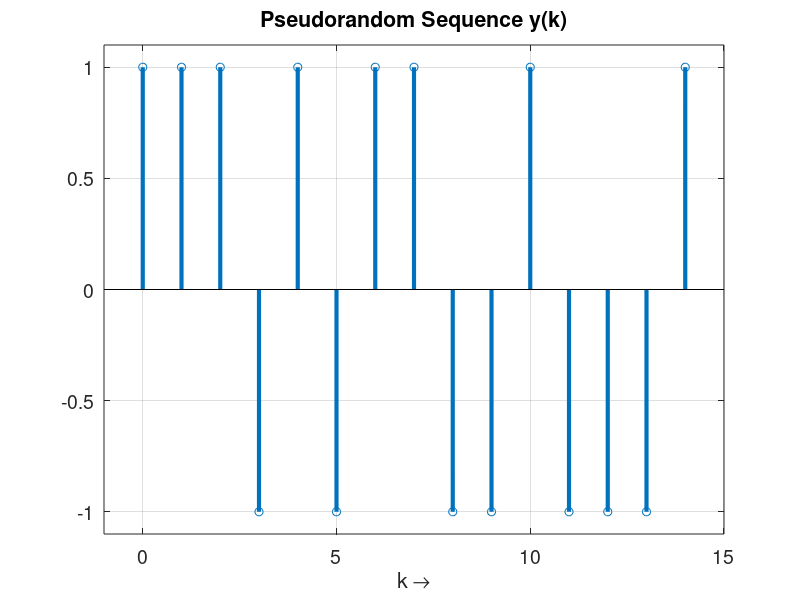
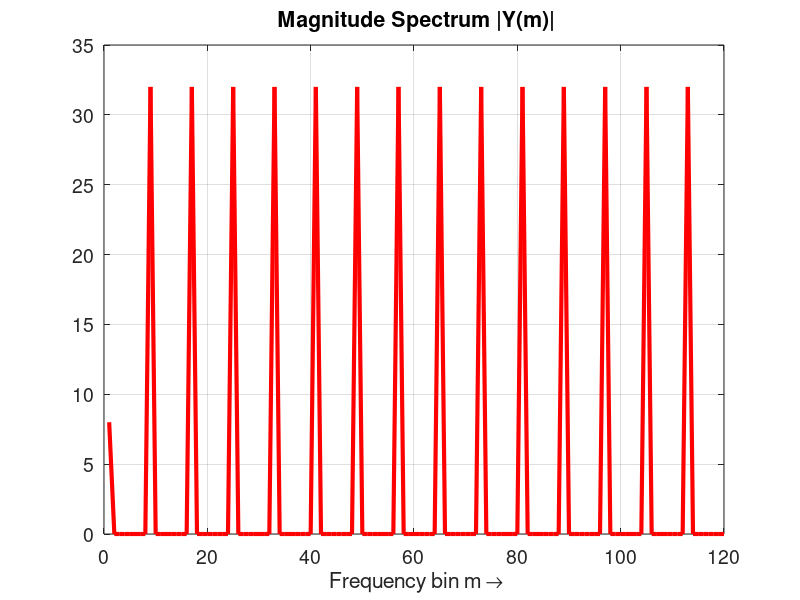
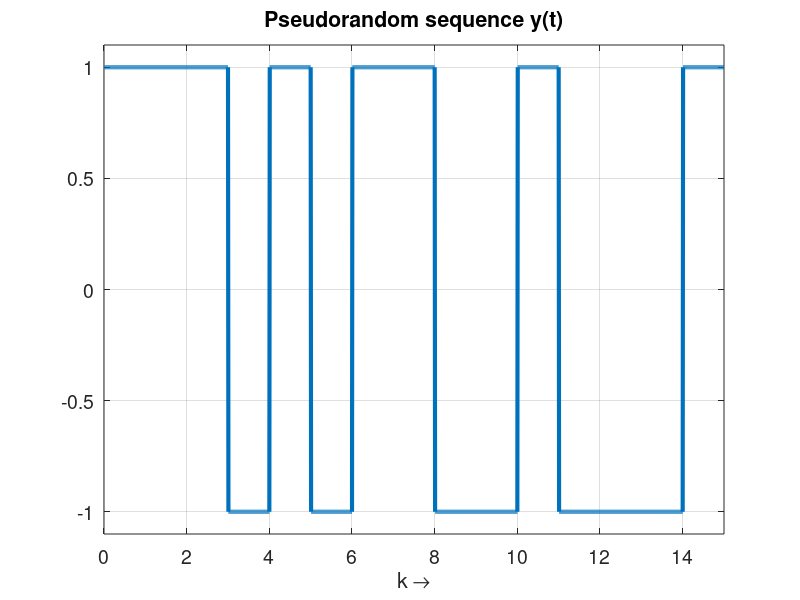
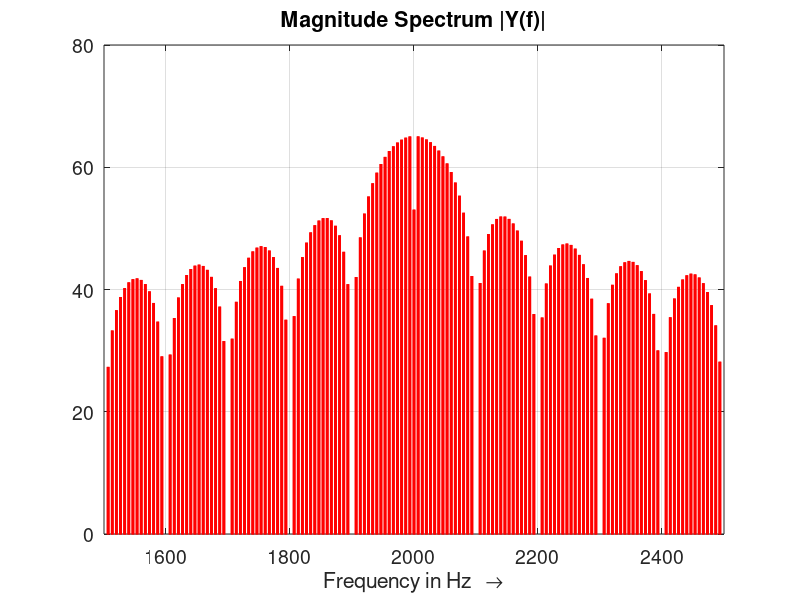

The MATLAB source for these figures, in order:
% Shows time domain and spectral domain properties of time-discrete and time-continuous pseudorandom sequences
%
%%%%%%%%%%%%%%%%%%%%%%%%%%%%%%%%%%%%%%%%%%%%%%%%%%%%%%%%%%%%%%%%%%%%%%%%%%%%%%%%%%%%%%%%%%%%%%%%%%%%%%%%%%%%%%%%%%%%%%%%%%%

clear 
clf


%%%%%%%%%%%%%%%%%%%%%%%%%%%%%%%%%%%%%%%%%%%%%%%%%%%%%%%%%%%%%%%%%%%%%%%%%%%%%%%%%%%%%%%%%%%%%%%%%%%
%
% Simulation parameters
%
%%%%%%%%%%%%%%%%%%%%%%%%%%%%%%%%%%%%%%%%%%%%%%%%%%%%%%%%%%%%%%%%%%%%%%%%%%%%%%%%%%%%%%%%%%%%%%%%%%% 

 L = 4;                                                      % Length of shift register
 start_val = '1000';                                         % Initial values of state memories
 fb = [1 , 4];                                               % Feedback paths


% L = 8;
% start_val = '10000000';                                   % Start value sequence 3
% fb = [3 , 5, 6, 8];

% L = 8;
% start_val = '11111110';                                   % Start value sequence 4
% fb = [1 , 7, 8];


%%%%%%%%%%%%%%%%%%%%%%%%%%%%%%%%%%%%%%%%%%%%%%%%%%%%%%%%%%%%%%%%%%%%%%%%%%%%%%%%%%%%%%%%%%%%%%%%%%% 
% No changes after this line !!
%%%%%%%%%%%%%%%%%%%%%%%%%%%%%%%%%%%%%%%%%%%%%%%%%%%%%%%%%%%%%%%%%%%%%%%%%%%%%%%%%%%%%%%%%%%%%%%%%%% 

val = start_val;
M = 2^L-1;                                              % Number of possible states

for k=1:M
          
    for n = 1:length(fb)    
        xor_in(n) = str2num(val(fb(n)));				% Select input bits for xor operation                                              
    end;    
    
    result_xor = xor(xor_in(1),xor_in(2));              % 1st xor operation
    for n =1:length(fb)-2                               % Additional xor operations
        result_xor = xor(result_xor, xor_in(n+2));
    end;    

    y_mls(k) = result_xor;                              % Output value	


    for n = L:-1:2                                      % Shift operation
        val(n)=val(n-1);                               
    end;
    val(1)=num2str(result_xor);
    
    x = 1;
end;

y_mls = (y_mls-0.5)*2;
    
%%%%%%%%%%%%%%%%%%%%%%%%%%%%%%%%%%%%%%%%%%%%%%%%%%%%%%%%%%%%%%%%%%%%%%%%%%%%%%%%%%%%%%%%%%%%%%%%%%%
%
% Simulation of time-continous rectangular signal
% 
%%%%%%%%%%%%%%%%%%%%%%%%%%%%%%%%%%%%%%%%%%%%%%%%%%%%%%%%%%%%%%%%%%%%%%%%%%%%%%%%%%%%%%%%%%%%%%%%%%%

lr = 100;
f_T = 2000;                                               % Carrier frequency at receiver
Ts=.0001;                                                 % Symboldauer entspricht                                             

y_mls_rect = zeros(M*lr,1);                               % Rectangular signal  

for k = 1:M    
    y_mls_rect((k-1)*lr+1:k*lr) = y_mls(k)*ones(lr,1);        
end;    

%%%%%%%%%%%%%%%%%%%%%%%%%%%%%%%%%%%%%%%%%%%%%%%%%%%%%%%%%%%%%%%%%%%%%%%%%%%%%%%%%%%%%%%%%%%%%%%%%%%

xaxis =  [1:M*lr]/lr;

figure(1);stem((0:M-1),y_mls,'LineWidth',3); grid;
h = gca;
set(h,'FontSize',[14]) 
set(h,'YTick',[-1 -0.5 0 0.5  1])
xlabel('k \rightarrow');
title('Pseudorandom Sequence y(k)');
axis([-1 M, -1.1 1.1])

%%%%%%%%%%%%%%%%%%%%%%%%%%%%%%%%%%%%%%%%%%%%%%%%%%%%%%%%%%%%%%%%%%%%%%%%%%%%%%%%%%%%%%%%%%%%%%%%%%%
%
% Spectrum of MLS
% 
%%%%%%%%%%%%%%%%%%%%%%%%%%%%%%%%%%%%%%%%%%%%%%%%%%%%%%%%%%%%%%%%%%%%%%%%%%%%%%%%%%%%%%%%%%%%%%%%%%%

Y = fft([y_mls y_mls y_mls y_mls y_mls y_mls y_mls y_mls]);

figure(2);plot(abs(Y),'Color',[1 0 0],'LineWidth',3);grid;

h = gca;
set(h,'FontSize',[14])
xlabel(' Frequency bin m \rightarrow');    
title(' Magnitude Spectrum |Y(m)|')

%%%%%%%%%%%%%%%%%%%%%%%%%%%%%%%%%%%%%%%%%%%%%%%%%%%%%%%%%%%%%%%%%%%%%%%%%%%%%%%%%%%%%%%%%%%%%%%%%%%
%
% Spectrum of modulated rectangular signal
% 
%%%%%%%%%%%%%%%%%%%%%%%%%%%%%%%%%%%%%%%%%%%%%%%%%%%%%%%%%%%%%%%%%%%%%%%%%%%%%%%%%%%%%%%%%%%%%%%%%%%

xaxis =  [1:M*lr]/lr;

figure(3);plot(xaxis,y_mls_rect,'LineWidth',3); grid;
h = gca;
set(h,'FontSize',[14]) 
set(h,'YTick',[-1 -0.5 0 0.5  1])
xlabel('k \rightarrow');
title('Pseudorandom sequence y(t)');
axis([0 M, -1.1 1.1])

y_mls_rect = y_mls_rect.';
y_mls_rect_per = [y_mls_rect y_mls_rect y_mls_rect y_mls_rect y_mls_rect y_mls_rect y_mls_rect y_mls_rect y_mls_rect];

N=length(y_mls_rect_per);                                                % Number of symbols to be simulated

time=Ts*(N-1); t=0:Ts:time;                                              % Sampling interval and time vectors


z=real(y_mls_rect_per.*exp(j*(2*pi*f_T*t)));                            % Modulation by complex carrier

N=length(z);                                                            % length of the signal x
t=Ts*(1:N);                                                             % define a time vector
ssf=(ceil(-N/2):ceil(N/2)-1)/(Ts*N);                                    % frequency vector
fx=fft(z(1:N));                                                         % do DFT/FFT
fxs=fftshift(fx);                                                       % shift it for plotting

figure(4);plot(ssf,20*log10(abs(fxs)),'LineWidth',2,'Color',[1 0 0]);grid   % plot magnitude spectrum

h = gca;
set(h,'FontSize',[14])

xlabel('Frequency in Hz   \rightarrow'); title('Magnitude Spectrum |Y(f)|')       

if L == 4
    axis([1500 2500 0 80])
end;

if L == 8
    axis([1850 2150 0 80])
end;



